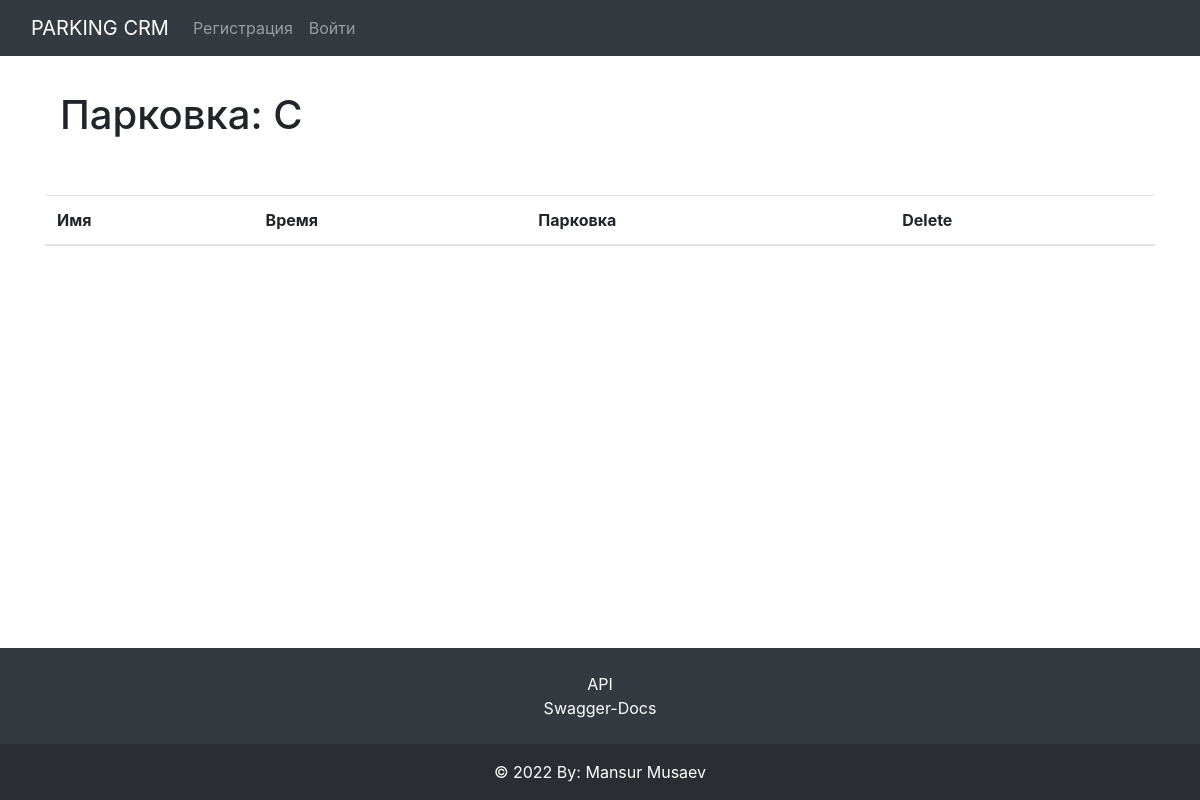
The page /category/С/ on the database as committed earlier.
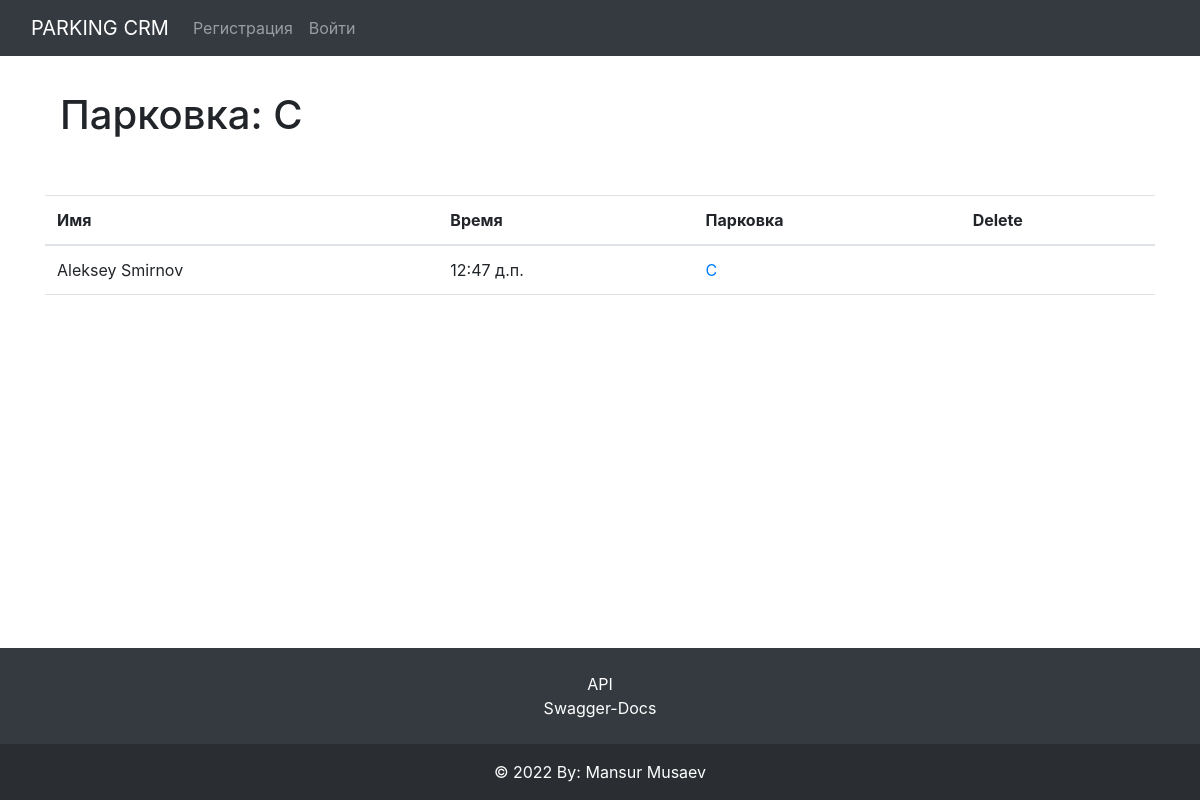
The same page on the database as committed later.
### blogs/models.py (models this page shows, shortened)
class Post(models.Model):
    full_name = models.CharField(max_length=255, verbose_name='Имя и Фамилия')
    time = models.TimeField(auto_now=False, auto_now_add=False, verbose_name='Время')
    author = models.ForeignKey(get_user_model(), on_delete=models.CASCADE, verbose_name='Автор')
    category = models.ForeignKey(Category, on_delete=models.PROTECT, default=1, max_length=255, verbose_name='Отдел')
    post_date = models.DateField(auto_now_add=True,)

class Category(models.Model):
    name = models.CharField(max_length=255, verbose_name='Имя парковки')
    def __str__(self):
        return self.name

### blogs/views.py (the view)
# urls.py: path(r'category/<category>/', CatListView.as_view(), name="category"),
class CatListView(ListView):
    context_object_name = 'catlist'
    template_name = 'category.html'
    def get_queryset(self):
        content = {
            'cat': self.kwargs['category'],
            'posts': Post.objects.filter(category__name=self.kwargs['category']).filter()
        }
        return content

### blogs/views.py (called while the page is built)
def category_list(request):
    category_list = Category.objects.exclude(name='default')
    context = {
        "category_list": category_list,
    }
    return context

### blogs/templates/category.html (shortened to what this page needs)
{% extends "_base.html" %}
{% block content %}
    <div class="col-12 pb-5"><h1> Парковка: {{catlist.cat}}</h1></div>
<table class="table mb-0">
    <thead>
      <tr>
        <th>Имя</th>
        <th>Время</th>
        <th>Парковка</th>
        <th>Delete</th>
      </tr>
    </thead>
    <tbody>
      {% for post in catlist.posts %}
        <tr>
          <td>{{ post.full_name }}</td>
          <td>{{ post.time }}</td>
          <td><a href="{% url 'category' post.category %}">{{ post.category }}</a></td>
          <td>
          </td>
        </tr>
      {% endfor %}
    </tbody>
  </table>
{% endblock %}

Rows that differ between the two databases and show on the page:
added Post: full_name "Aleksey Smirnov", time "12:47 д.п.", category "С"
